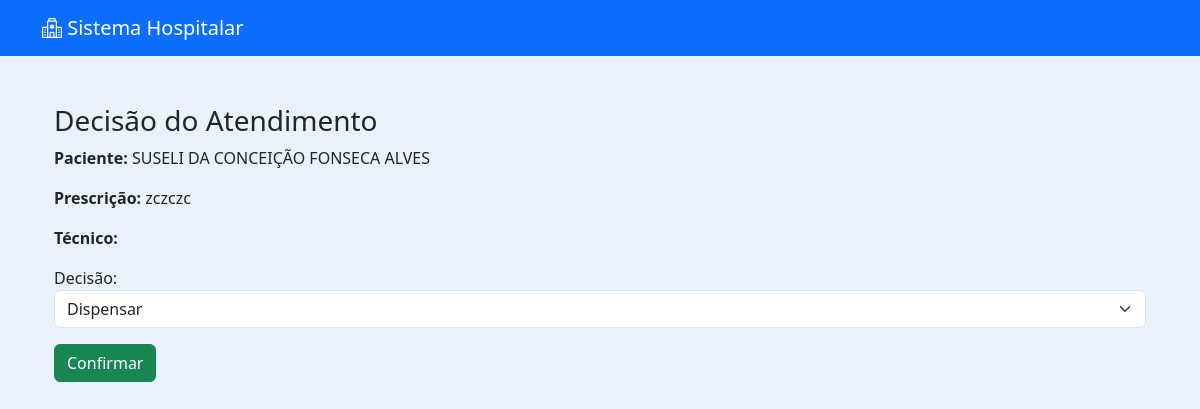
The page /medico/decidir/18/ (signed in) on the database as committed earlier.
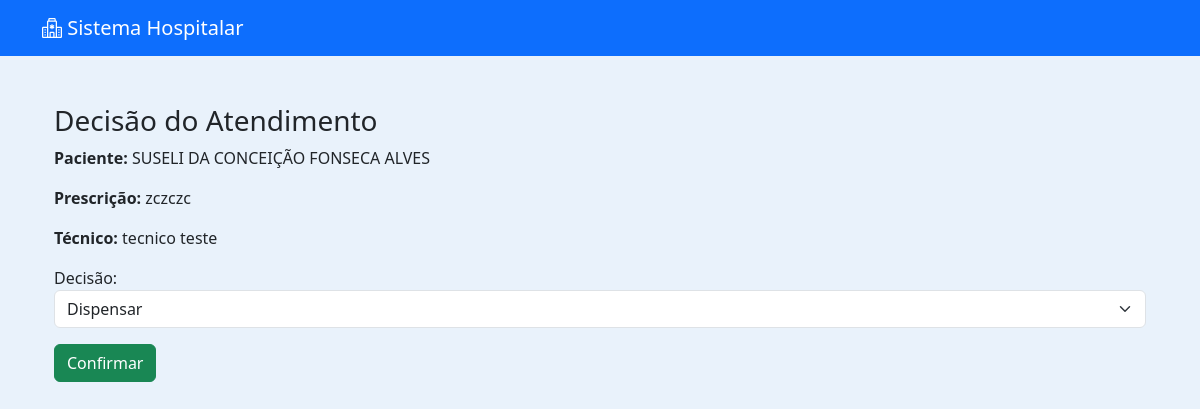
The same page on the database as committed later.
### medico/models.py (models this page shows, shortened)
class Atendimento(models.Model):
    paciente = models.ForeignKey(
        Paciente,
        on_delete=models.CASCADE
    )
    medico = models.ForeignKey(
        Usuario,
        on_delete=models.SET_NULL,  # ⚠ Melhor que CASCADE
        null=True,
        related_name="atendimentos_realizados"
    )
    triagem = models.OneToOneField(
        Triagem,
        on_delete=models.CASCADE
    )
    diagnostico = models.TextField(blank=True, null=True)
    prescricao = models.TextField(blank=True, null=True)
    observacoes = models.TextField(blank=True, null=True)
    DECISAO_CHOICES = [
        ("dispensar", "Dispensar"),
        ("medicacao", "Medicação"),
        ("internacao", "Internação"),
        ("exames", "Exames"),
    ]
    decisao = models.CharField(
        max_length=20,
        choices=DECISAO_CHOICES,
        blank=True,
        null=True
    )
    medicacao_aplicada = models.BooleanField(default=False)
    tecnico_aplicou = models.ForeignKey(
        Usuario,
        on_delete=models.SET_NULL,
        null=True,
        blank=True,
        related_name="medicacoes_aplicadas"
    )
    horario_medicacao = models.DateTimeField(
        null=True,
        blank=True
    )
    data_atendimento = models.DateTimeField(auto_now_add=True)
    finalizado = models.BooleanField(default=False)

### pacientes/models.py (models this page shows, shortened)
class Paciente(models.Model):
    nome = models.CharField(max_length=100)
    nome_social = models.CharField(max_length=100, blank=True, null=True)
    nome_mae = models.CharField(max_length=100)
    nome_pai = models.CharField(max_length=100, blank=True, null=True)
    cpf = models.CharField(
        max_length=14,
        unique=True,
        validators=[
            RegexValidator(
                r'^\d{3}\.\d{3}\.\d{3}-\d{2}$',
                'CPF inválido! Use XXX.XXX.XXX-XX'
            )
        ]
    )
    data_nascimento = models.DateField()
    SEXO_BIOLOGICO_CHOICES = [
        ('M', 'Masculino'),
        ('F', 'Feminino'),
        ('I', 'Intersexo'),
    ]
    sexo_biologico = models.CharField(max_length=1, choices=SEXO_BIOLOGICO_CHOICES)
    identidade_genero = models.CharField(max_length=50)
    orientacao_sexual = models.CharField(max_length=50)
    NACIONALIDADE_CHOICES = [
        ('BRASILEIRA', 'Brasileira'),
        ('ARGENTINA', 'Argentina'),
        ('BOLIVIANA', 'Boliviana'),
        ('CHILENA', 'Chilena'),
        ('COLOMBIANA', 'Colombiana'),
        ('PARAGUAIA', 'Paraguaia'),
        ('PERUANA', 'Peruana'),
        ('URUGUAIA', 'Uruguaia'),
        ('VENEZUELANA', 'Venezuelana'),
        ('OUTRA', 'Outra'),
    ]
    nacionalidade = models.CharField(
        max_length=20,
        choices=NACIONALIDADE_CHOICES,
        default='BRASILEIRA'
    )
    naturalidade = models.CharField(max_length=100)
    RACA_COR_CHOICES = [
        ('BRANCA', 'Branca'),
        ('PRETA', 'Preta'),
        ('PARDA', 'Parda'),
        ('AMARELA', 'Amarela'),
        ('INDIGENA', 'Indígena'),
    ]
    raca_cor = models.CharField(max_length=10, choices=RACA_COR_CHOICES)
    ESTADO_CIVIL_CHOICES = [
        ('SOLTEIRO', 'Solteiro(a)'),
        ('CASADO', 'Casado(a)'),
        ('DIVORCIADO', 'Divorciado(a)'),
        ('VIUVO', 'Viúvo(a)'),
        ('UNIAO_ESTAVEL', 'União Estável'),
    ]
    estado_civil = models.CharField(max_length=20, choices=ESTADO_CIVIL_CHOICES)
    ESCOLARIDADE_CHOICES = [
        ('SEM_INSTRUCAO', 'Sem instrução'),
        ('FUNDAMENTAL_INCOMPLETO', 'Fundamental incompleto'),
        ('FUNDAMENTAL_COMPLETO', 'Fundamental completo'),
        ('MEDIO_INCOMPLETO', 'Médio incompleto'),
        ('MEDIO_COMPLETO', 'Médio completo'),
        ('SUPERIOR_INCOMPLETO', 'Superior incompleto'),
        ('SUPERIOR_COMPLETO', 'Superior completo'),
        ('POS_GRADUACAO', 'Pós-graduação'),
        ('MESTRADO', 'Mestrado'),
        ('DOUTORADO', 'Doutorado'),
    ]
    escolaridade = models.CharField(max_length=30, choices=ESCOLARIDADE_CHOICES)
    profissao = models.CharField(max_length=50)
    rg = models.CharField(max_length=20)
    orgao_emissor = models.CharField(max_length=10)
    UF_CHOICES = [
        ('AC','AC'), ('AL','AL'), ('AP','AP'), ('AM','AM'),
        ('BA','BA'), ('CE','CE'), ('DF','DF'), ('ES','ES'),
        ('GO','GO'), ('MA','MA'), ('MT','MT'), ('MS','MS'),
        ('MG','MG'), ('PA','PA'), ('PB','PB'), ('PR','PR'),
        ('PE','PE'), ('PI','PI'), ('RJ','RJ'), ('RN','RN'),
        ('RS','RS'), ('RO','RO'), ('RR','RR'), ('SC','SC'),
        ('SP','SP'), ('SE','SE'), ('TO','TO'),
    ]
    uf_rg = models.CharField(max_length=2, choices=UF_CHOICES)
    cep = models.CharField(
        max_length=9,
        validators=[
            RegexValidator(
                r'^\d{5}-\d{3}$',
                'CEP inválido! Use XXXXX-XXX'
            )
        ]
    )
    endereco = models.CharField(max_length=100)
    numero = models.CharField(max_length=10)
    complemento = models.CharField(max_length=50, blank=True, null=True)
    bairro = models.CharField(max_length=50)
    municipio = models.CharField(max_length=50)
    uf = models.CharField(max_length=2, choices=UF_CHOICES)
    ZONA_CHOICES = [
        ('URBANA', 'Urbana'),
        ('RURAL', 'Rural'),
    ]
    zona = models.CharField(max_length=6, choices=ZONA_CHOICES)
    telefone_fixo = models.CharField(
        max_length=15,
        blank=True,
        null=True,
        validators=[
            RegexValidator(
                r'^\(\d{2}\)\s\d{4}-\d{4}$',
                'Telefone inválido! Use (XX) XXXX-XXXX'
            )
        ]
    )
    celular = models.CharField(
        max_length=15,
        validators=[
            RegexValidator(
                r'^\(\d{2}\)\s\d{5}-\d{4}$',
                'Celular inválido! Use (XX) XXXXX-XXXX'
            )
        ]
    )
    whatsapp = models.BooleanField(default=False)
    email = models.EmailField(blank=True, null=True)
    cartao_sus = models.CharField(max_length=18, blank=True, null=True)
    criado_por = models.ForeignKey(
        User,
        on_delete=models.SET_NULL,
        null=True,
        blank=True,
        related_name='pacientes_criados'
    )
    data_criacao = models.DateTimeField(default=timezone.now, editable=False)
    data_atualizacao = models.DateTimeField(auto_now=True)

### usuarios/models.py (models this page shows, shortened)
class Usuario(AbstractUser):
    PERFIL_CHOICES = [
        ('administrador', 'Administrador'),
        ('medico', 'Médico'),
        ('enfermeiro', 'Enfermeiro'),
        ('tecnico', 'Técnico'),
        ('recepcao', 'Recepção'),
    ]
    perfil = models.CharField(max_length=20, choices=PERFIL_CHOICES, default='recepcao')
    cpf = models.CharField("CPF", max_length=14, unique=True, blank=True, null=True)
    data_nascimento = models.DateField("Data de Nascimento", blank=True, null=True)
    telefone = models.CharField("Telefone", max_length=20, blank=True, null=True)
    endereco = models.CharField("Endereço", max_length=255, blank=True, null=True)
    cidade = models.CharField("Cidade", max_length=100, blank=True, null=True)
    estado = models.CharField("Estado", max_length=50, blank=True, null=True)
    cep = models.CharField("CEP", max_length=10, blank=True, null=True)
    crm = models.CharField("CRM", max_length=20, blank=True, null=True)
    coren = models.CharField("COREN", max_length=20, blank=True, null=True)

### medico/views.py (the view)
# urls.py: path('decidir/<int:atendimento_id>/', views.decidir_atendimento, name='decidir_atendimento'),
@login_required
def decidir_atendimento(request, atendimento_id):
    atendimento = get_object_or_404(Atendimento, id=atendimento_id)
    if request.method == "POST":
        atendimento.decisao = request.POST.get("decisao")
        atendimento.finalizado = True
        atendimento.save()
        return redirect("medico_dashboard")
    return render(request, "medico/decidir_atendimento.html", {
        "atendimento": atendimento
    })

### medico/templates/medico/decidir_atendimento.html (shortened to what this page needs)
{% extends 'usuarios/base.html' %}
{% block content %}
<div class="container mt-5">
    <h3>Decisão do Atendimento</h3>
    <p><strong>Paciente:</strong> {{ atendimento.paciente.nome }}</p>
    <p><strong>Prescrição:</strong> {{ atendimento.prescricao|default:"-" }}</p>
    <p><strong>Técnico:</strong>
        {% if atendimento.tecnico_aplicou.get_full_name %}
            {{ atendimento.tecnico_aplicou.get_full_name }}
        {% else %}
            {{ atendimento.tecnico_aplicou.username }}
        {% endif %}
    </p>
    <form method="post">
        <div class="mb-3">
            <label>Decisão:</label>
            <select class="form-select" name="decisao" required>
                <option value="dispensar">Dispensar</option>
            </select>
        </div>
        <button type="submit" class="btn btn-success">Confirmar</button>
    </form>
</div>
{% endblock %}

Rows that differ between the two databases and show on the page:
changed Atendimento "zczczc": tecnico_aplicou.get_full_name (not shown) → "tecnico teste"
